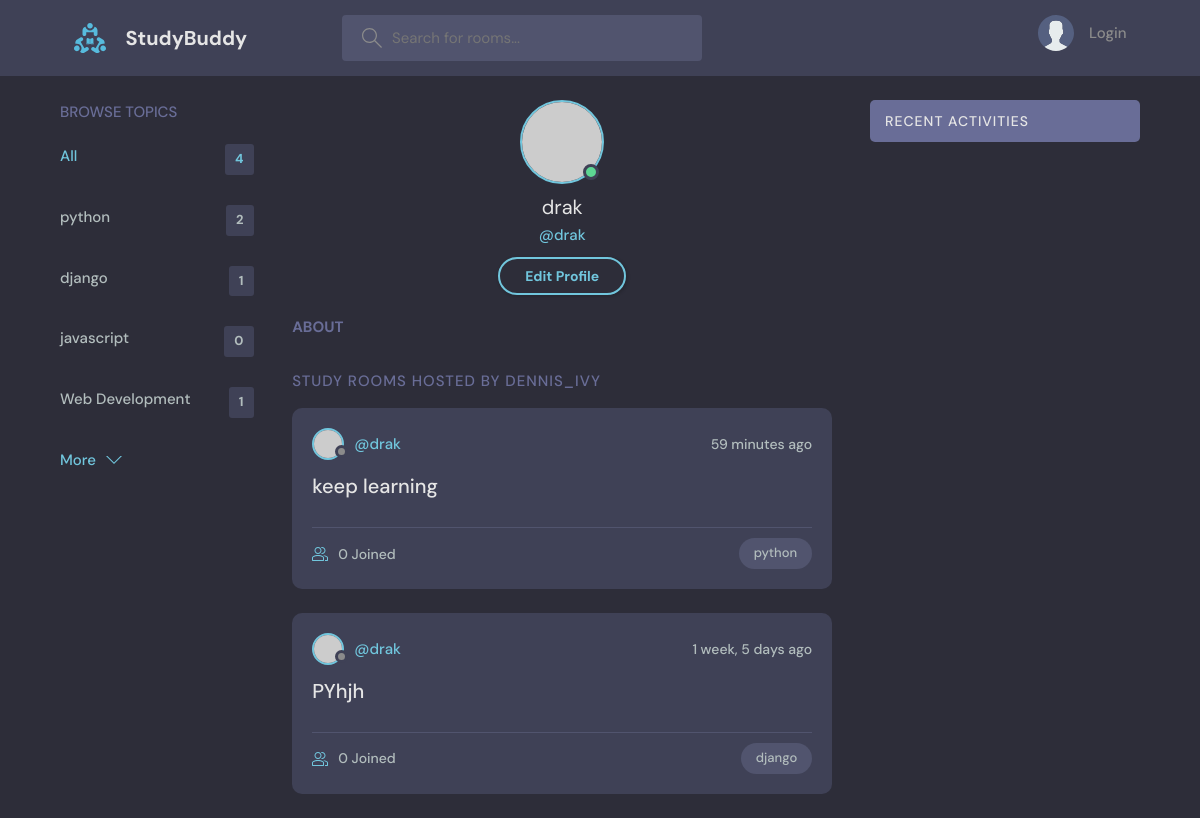
Screenshot of /profile/5/ with the database file from the repository.
### base/models.py (models this page shows, shortened)
class Topic(models.Model):
    name=models.CharField(max_length=200)

class Room(models.Model):
    host=models.ForeignKey(User, on_delete=models.SET_NULL,null=True)
    topic=models.ForeignKey(Topic, on_delete=models.SET_NULL,null=True)
    name=models.CharField(max_length=200)
    description=models.TextField(null=True,blank=True)
    participants=models.ManyToManyField(User,related_name='participants',blank=True)
    updated=models.DateTimeField(auto_now=True)
    created=models.DateTimeField(auto_now_add=True)
    class Meta:
        ordering=['-updated','-created']

### base/views.py (the view)
# urls.py: path('profile/<str:pk>/',views.userProfile, name="user-profile"),
def userProfile(request,pk):
    user=User.objects.get(id=pk)
    rooms=user.room_set.all()
    room_messages=user.message_set.all()
    topics=Topic.objects.all()
    context={'user' : user , 'rooms' : rooms, 'room_messages' :  room_messages, 'topics' : topics}
    return render(request,'base/profile.html',context)

### base/templates/base/profile.html
{% extends 'main.html' %}
{% block content %}
  <main class="profile-page layout layout--3">
    <div class="container">
      {% include 'base/topics_component.html' %}
      <div class="roomList">
        <div class="profile">
          <div class="profile__avatar">
            <div class="avatar avatar--large active">
              <img src="https://randomuser.me/api/portraits/men/11.jpg" />
            </div>
          </div>
          <div class="profile__info">
            <h3>{{user.username}}</h3>
            <p>@{{user.username}}</p>
            <a href="edit-user.html" class="btn btn--main btn--pill">Edit Profile</a>
          </div>
          <div class="profile__about">
            <h3>About</h3>
          </div>
        </div>
        <div class="roomList__header">
          <div>
            <h2>Study Rooms Hosted by dennis_ivy</a>
            </h2>
          </div>
        </div>
      {% include 'base/feed_component.html' %}
      </div>
      {% include 'base/activity_component.html' %}
    </div>
  </main>
{% endblock content %}

### base/templates/base/topics_component.html
 <div class="topics">
          <div class="topics__header">
            <h2>Browse Topics</h2>
          </div>
          <ul class="topics__list">
            <li>
              <a href="{% url 'home' %}" class="active">All <span>{{topics.count}}</span></a>
            </li>
            {% for topic in topics %}
            <li>
              <a href="{% url 'home' %}?q={{topic.name}}">{{topic.name}} <span>{{topic.room_set.all.count}}</span></a>
            </li>
            {% endfor %}
          </ul>
          <a class="btn btn--link" href="topics.html">
            More
            <svg version="1.1" xmlns="http://www.w3.org/2000/svg" width="32" height="32" viewBox="0 0 32 32">
              <title>chevron-down</title>
              <path d="M16 21l-13-13h-3l16 16 16-16h-3l-13 13z"></path>
            </svg>
          </a>
        </div>

### base/templates/base/feed_component.html (shortened to what this page needs)
{% for room in rooms %}
<div class="roomListRoom">
            <div class="roomListRoom__header">
              <a href="{% url 'user-profile' room.host.id %}" class="roomListRoom__author">
                <div class="avatar avatar--small">
                  <img src="https://randomuser.me/api/portraits/women/11.jpg" />
                </div>
                <span>@{{room.host.username}}</span>
              </a>
              <div class="roomListRoom__actions">
                <span>{{room.created|timesince}} ago</span>
              </div>
            </div>
            <div class="roomListRoom__content">
              <a href="{% url 'room' room.id %}">{{room.name}}</a>
            </div>
            <div class="roomListRoom__meta">
              <a href="{% url 'room' room.id %}" class="roomListRoom__joined">
                {{room.participants.all.count}} Joined
              </a>
              <p class="roomListRoom__topic">{{room.topic.name}}</p>
            </div>
</div>
{% endfor %}

### rows the page displays
Topic: name "python", room_set.all.count "2"
Topic: name "django", room_set.all.count "1"
Topic: name "javascript", room_set.all.count "0"
Topic: name "Web Development", room_set.all.count "1"
Room: host.username "drak", created "59 minutes", name "keep learning", participants.all.count "0", topic.name "python"
Room: host.username "drak", created "1 week, 5 days", name "PYhjh", participants.all.count "0", topic.name "django"

### other values shown
{{ topics.count }} "4"
{{ user.username }} "drak"
